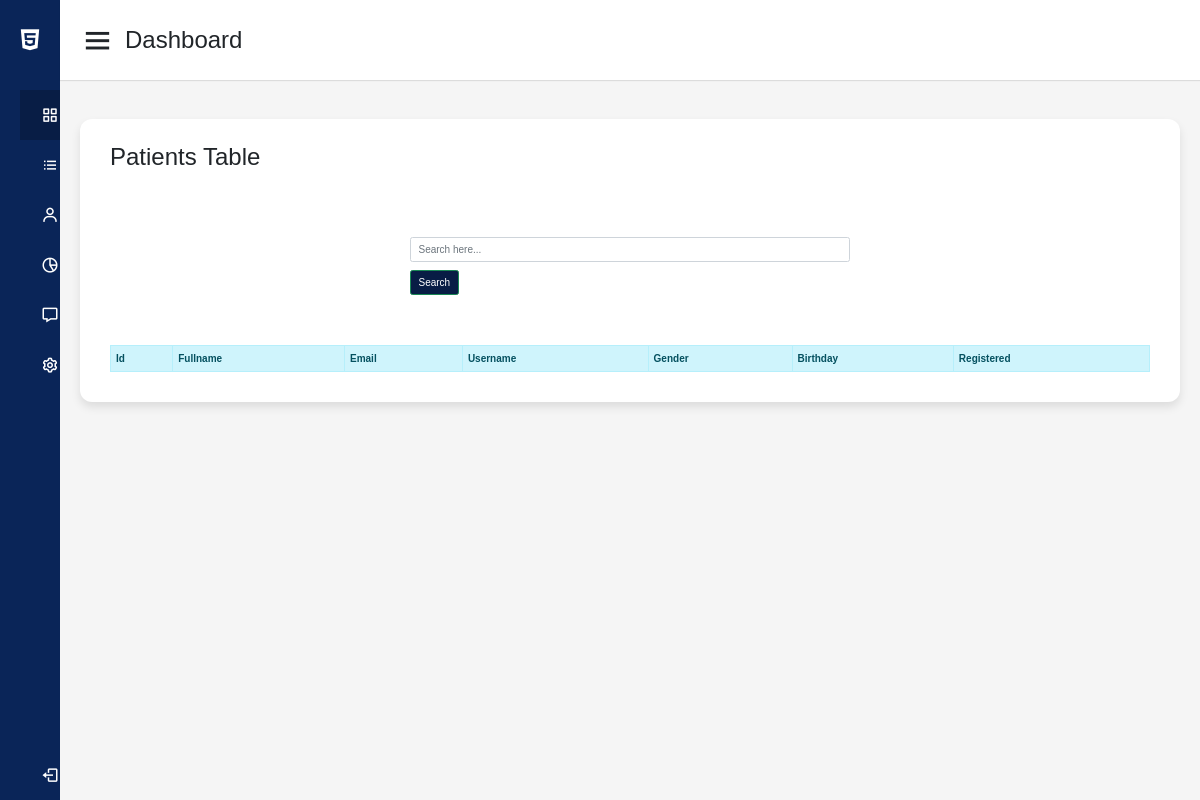
The page /php/searchAdmin.php on the database as committed earlier.
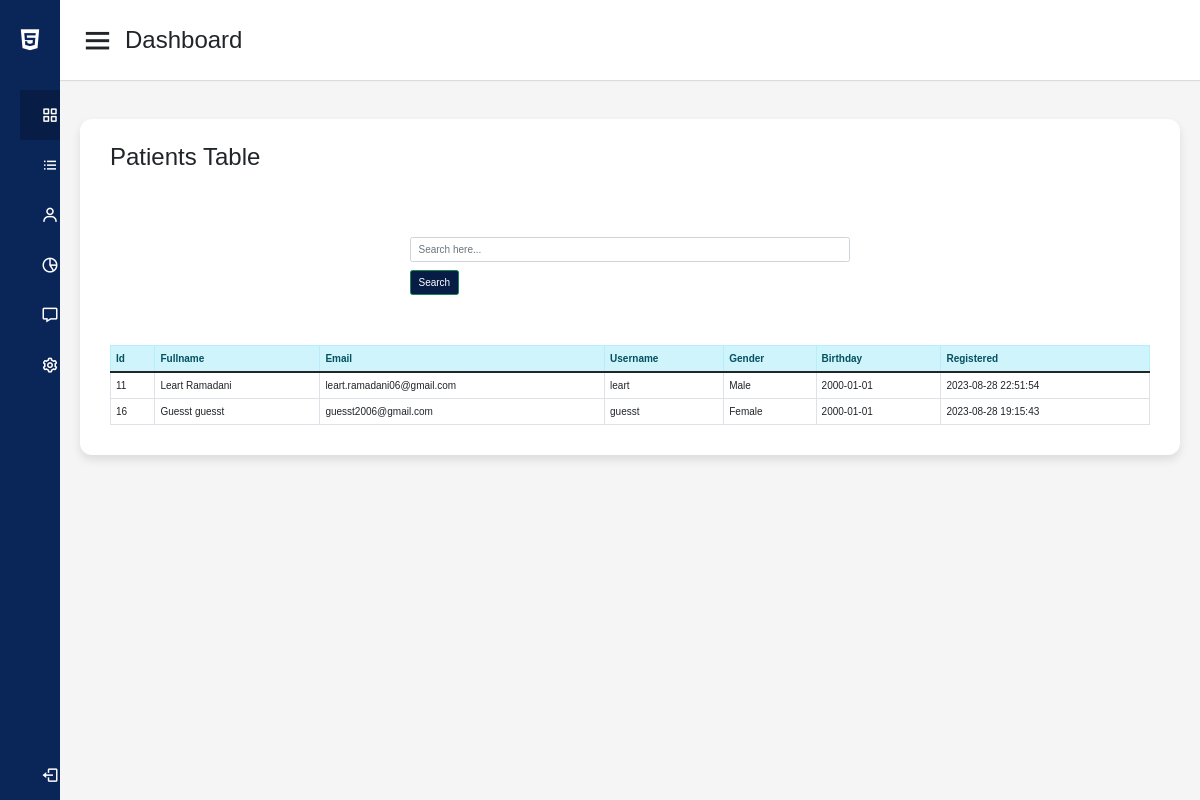
The same page on the database as committed later.
### tables this page shows
CREATE TABLE `users` (
  `id` int(11) NOT NULL,
  `userType` int(11) NOT NULL,
  `fullName` varchar(100) NOT NULL,
  `gender` varchar(15) NOT NULL,
  `birthday` date NOT NULL,
  `email` varchar(100) NOT NULL,
  `state` int(11) NOT NULL,
  `city` int(11) NOT NULL,
  `username` varchar(100) NOT NULL,
  `password` varchar(225) NOT NULL,
  `registered` datetime NOT NULL DEFAULT current_timestamp(),
  `verification_code` int(6) NOT NULL,
  `verified` tinyint(1) NOT NULL
);

### php/searchAdminDashboard.php (the view)
<?php
	require '../config.php';
	if(ISSET($_POST['search'])){
?>
	<table class="table table-bordered">
		<thead class="alert-info">
			<tr>
            <th>Id</th>
				<th>Fullname</th>
				<th>Email</th>
				<th>Username</th>
                <th>Gender</th>
                <th>Birthday</th>
                <th>Registered</th>
                <th>City</th>
			</tr>
		</thead>
		<tbody>
			<?php
				$keyword = $_POST['keyword'];
				$query = $con->prepare("SELECT * FROM `users` WHERE `fullName` LIKE '%$keyword%'");
				$query->execute();
				while($row = $query->fetch()){
			?>
			<tr>
            <td><?php echo $row['id']?></td>
				<td><?php echo $row['fullName']?></td>
				<td><?php echo $row['email']?></td>
				<td><?php echo $row['username']?></td>
                <td><?php echo $row['gender']?></td>
                <td><?php echo $row['birthday']?></td>
                <td><?php echo $row['registered']?></td>
			</tr>
			<?php
				}
			?>
		</tbody>
	</table>
<?php
	}else{
?>
	<table class="table table-bordered">
		<thead class="alert-info">
		  <tr>
            <th>Id</th>
				<th>Fullname</th>
				<th>Email</th>
				<th>Username</th>
				<th>Gender</th>
                <th>Birthday</th>
                <th>Registered</th>
			</tr>
		</thead>
		<tbody>
			<?php
				$query = $con->prepare("SELECT * FROM `users`");
				$query->execute();
				while($row = $query->fetch()){
			?>
			<tr>
                <td><?php echo $row['id']?></td>
				<td><?php echo $row['fullName']?></td>
				<td><?php echo $row['email']?></td>
				<td><?php echo $row['username']?></td>
                <td><?php echo $row['gender']?></td>
                <td><?php echo $row['birthday']?></td>
                <td><?php echo $row['registered']?></td>
			</tr>
			<?php
				}
			?>
		</tbody>
	</table>
<?php
	}
?>

Rows that differ between the two databases and show on the page:
added users: id "11", fullName "Leart Ramadani", email "leart.ramadani06@gmail.com", username "leart", gender "Male", birthday "2000-01-01", registered "2023-08-28 22:51:54"
added users: id "16", fullName "Guesst guesst", email "guesst2006@gmail.com", username "guesst", gender "Female", birthday "2000-01-01", registered "2023-08-28 19:15:43"
